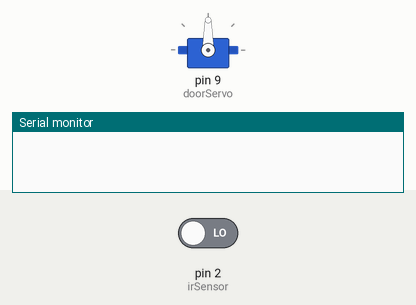
A sketch run on a simulated Arduino Uno, built with avr-gcc and run on an emulated ATmega328P. On the bench: servo, the last lines printed to the serial monitor. Inputs (shaded band) come from the test bench; at power-on: pin 2 (irSensor) LOW.

Above: at 1.8 s.
1.9 s: pin 2 (irSensor) driven HIGH
3.5 s: pin 2 (irSensor) driven LOW
At 5.7 s:
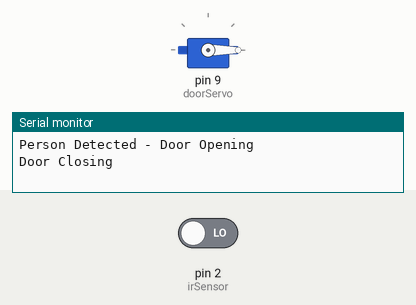
Timing chart, 0 to 7.2 s (numbered marks = the images above; inputs shaded):
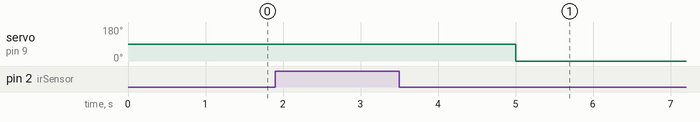

The sketch:

automatic_door.ino
```cpp
#include <Servo.h>

Servo doorServo;

int irSensor = 2;
int pos = 0;

void setup()
{
  doorServo.attach(9);
  pinMode(irSensor, INPUT);
  Serial.begin(9600);
}

void loop()
{
  int sensorValue = digitalRead(irSensor);

  if(sensorValue == HIGH)
  {
    Serial.println("Person Detected - Door Opening");

    doorServo.write(90);   // open door
    delay(3000);

    Serial.println("Door Closing");
    doorServo.write(0);    // close door
  }

  delay(500);
}
```

Measured:
- after the input at 3.5 s, servo on pin 9 (doorServo): goes on until 5.0 s, then stays 0°
